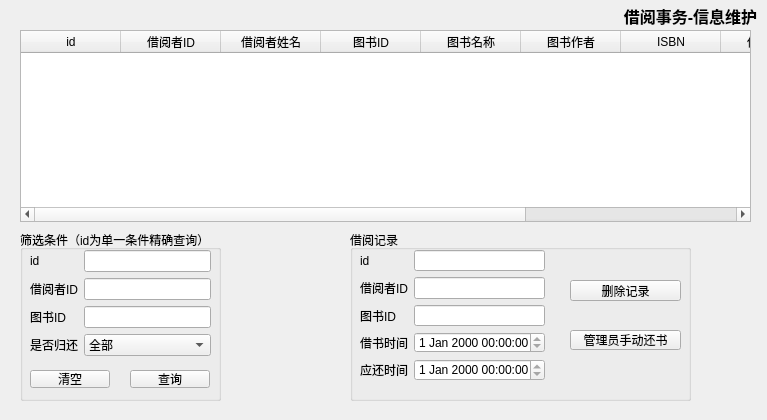
<?xml version="1.0" encoding="UTF-8"?>
<ui version="4.0">
    <class>LoanMgrForm</class>
    <widget class="QWidget" name="LoanMgrForm">
        <property name="geometry">
            <rect>
                <x>0</x>
                <y>0</y>
                <width>767</width>
                <height>420</height>
            </rect>
        </property>
        <property name="windowTitle">
            <string>Form</string>
        </property>
        <widget class="QLabel" name="labelTitleHandleBookReturn">
            <property name="geometry">
                <rect>
                    <x>620</x>
                    <y>0</y>
                    <width>141</width>
                    <height>31</height>
                </rect>
            </property>
            <property name="font">
                <font>
                    <pointsize>12</pointsize>
                    <bold>true</bold>
                </font>
            </property>
            <property name="text">
                <string>借阅事务-信息维护</string>
            </property>
            <property name="alignment">
                <set>Qt::AlignmentFlag::AlignCenter</set>
            </property>
        </widget>
        <widget class="QTableWidget" name="tableWidget">
            <property name="geometry">
                <rect>
                    <x>20</x>
                    <y>30</y>
                    <width>731</width>
                    <height>192</height>
                </rect>
            </property>
            <column>
                <property name="text">
                    <string>id</string>
                </property>
            </column>
            <column>
                <property name="text">
                    <string>借阅者ID</string>
                </property>
            </column>
            <column>
                <property name="text">
                    <string>借阅者姓名</string>
                </property>
            </column>
            <column>
                <property name="text">
                    <string>图书ID</string>
                </property>
            </column>
            <column>
                <property name="text">
                    <string>图书名称</string>
                </property>
            </column>
            <column>
                <property name="text">
                    <string>图书作者</string>
                </property>
            </column>
            <column>
                <property name="text">
                    <string>ISBN</string>
                </property>
            </column>
            <column>
                <property name="text">
                    <string>借书时间</string>
                </property>
            </column>
            <column>
                <property name="text">
                    <string>应还时间</string>
                </property>
            </column>
            <column>
                <property name="text">
                    <string>实际还书时间</string>
                </property>
            </column>
        </widget>
        <widget class="QGroupBox" name="groupBox">
            <property name="geometry">
                <rect>
                    <x>20</x>
                    <y>230</y>
                    <width>201</width>
                    <height>171</height>
                </rect>
            </property>
            <property name="title">
                <string>筛选条件（id为单一条件精确查询）</string>
            </property>
            <widget class="QWidget" name="formLayoutWidget">
                <property name="geometry">
                    <rect>
                        <x>10</x>
                        <y>20</y>
                        <width>181</width>
                        <height>111</height>
                    </rect>
                </property>
                <layout class="QFormLayout" name="formLayout">
                    <item row="0" column="0">
                        <widget class="QLabel" name="label">
                            <property name="text">
                                <string>id</string>
                            </property>
                        </widget>
                    </item>
                    <item row="0" column="1">
                        <widget class="QLineEdit" name="lineEdit"/>
                    </item>
                    <item row="1" column="0">
                        <widget class="QLabel" name="label_2">
                            <property name="text">
                                <string>借阅者ID</string>
                            </property>
                        </widget>
                    </item>
                    <item row="1" column="1">
                        <widget class="QLineEdit" name="lineEdit_2"/>
                    </item>
                    <item row="2" column="0">
                        <widget class="QLabel" name="label_3">
                            <property name="text">
                                <string>图书ID</string>
                            </property>
                        </widget>
                    </item>
                    <item row="2" column="1">
                        <widget class="QLineEdit" name="lineEdit_3"/>
                    </item>
                    <item row="3" column="0">
                        <widget class="QLabel" name="label_4">
                            <property name="text">
                                <string>是否归还</string>
                            </property>
                        </widget>
                    </item>
                    <item row="3" column="1">
                        <widget class="QComboBox" name="comboBox">
                            <item>
                                <property name="text">
                                    <string>全部</string>
                                </property>
                            </item>
                            <item>
                                <property name="text">
                                    <string>归还</string>
                                </property>
                            </item>
                            <item>
                                <property name="text">
                                    <string>未还</string>
                                </property>
                            </item>
                        </widget>
                    </item>
                </layout>
            </widget>
            <widget class="QPushButton" name="pushButton">
                <property name="geometry">
                    <rect>
                        <x>10</x>
                        <y>140</y>
                        <width>80</width>
                        <height>18</height>
                    </rect>
                </property>
                <property name="text">
                    <string>清空</string>
                </property>
            </widget>
            <widget class="QPushButton" name="pushButton_2">
                <property name="geometry">
                    <rect>
                        <x>110</x>
                        <y>140</y>
                        <width>80</width>
                        <height>18</height>
                    </rect>
                </property>
                <property name="text">
                    <string>查询</string>
                </property>
            </widget>
        </widget>
        <widget class="QGroupBox" name="groupBox_2">
            <property name="geometry">
                <rect>
                    <x>350</x>
                    <y>230</y>
                    <width>341</width>
                    <height>171</height>
                </rect>
            </property>
            <property name="title">
                <string>借阅记录</string>
            </property>
            <widget class="QPushButton" name="pushButton_3">
                <property name="geometry">
                    <rect>
                        <x>220</x>
                        <y>100</y>
                        <width>111</width>
                        <height>20</height>
                    </rect>
                </property>
                <property name="text">
                    <string>管理员手动还书</string>
                </property>
            </widget>
            <widget class="QWidget" name="formLayoutWidget_2">
                <property name="geometry">
                    <rect>
                        <x>10</x>
                        <y>20</y>
                        <width>185</width>
                        <height>131</height>
                    </rect>
                </property>
                <layout class="QFormLayout" name="formLayout_2">
                    <item row="0" column="0">
                        <widget class="QLabel" name="label_5">
                            <property name="text">
                                <string>id</string>
                            </property>
                        </widget>
                    </item>
                    <item row="0" column="1">
                        <widget class="QLineEdit" name="lineEdit_4">
                            <property name="readOnly">
                                <bool>true</bool>
                            </property>
                        </widget>
                    </item>
                    <item row="1" column="0">
                        <widget class="QLabel" name="label_6">
                            <property name="text">
                                <string>借阅者ID</string>
                            </property>
                        </widget>
                    </item>
                    <item row="1" column="1">
                        <widget class="QLineEdit" name="lineEdit_5">
                            <property name="readOnly">
                                <bool>true</bool>
                            </property>
                        </widget>
                    </item>
                    <item row="2" column="0">
                        <widget class="QLabel" name="label_7">
                            <property name="text">
                                <string>图书ID</string>
                            </property>
                        </widget>
                    </item>
                    <item row="2" column="1">
                        <widget class="QLineEdit" name="lineEdit_6">
                            <property name="readOnly">
                                <bool>true</bool>
                            </property>
                        </widget>
                    </item>
                    <item row="3" column="0">
                        <widget class="QLabel" name="label_8">
                            <property name="text">
                                <string>借书时间</string>
                            </property>
                        </widget>
                    </item>
                    <item row="3" column="1">
                        <widget class="QDateTimeEdit" name="dateTimeEdit">
                            <property name="readOnly">
                                <bool>true</bool>
                            </property>
                        </widget>
                    </item>
                    <item row="4" column="0">
                        <widget class="QLabel" name="label_9">
                            <property name="text">
                                <string>应还时间</string>
                            </property>
                        </widget>
                    </item>
                    <item row="4" column="1">
                        <widget class="QDateTimeEdit" name="dateTimeEdit_2">
                            <property name="readOnly">
                                <bool>true</bool>
                            </property>
                        </widget>
                    </item>
                </layout>
            </widget>
            <widget class="QPushButton" name="pushButton_4">
                <property name="geometry">
                    <rect>
                        <x>220</x>
                        <y>50</y>
                        <width>111</width>
                        <height>21</height>
                    </rect>
                </property>
                <property name="text">
                    <string>删除记录</string>
                </property>
            </widget>
        </widget>
    </widget>
    <resources/>
    <connections/>
</ui>
